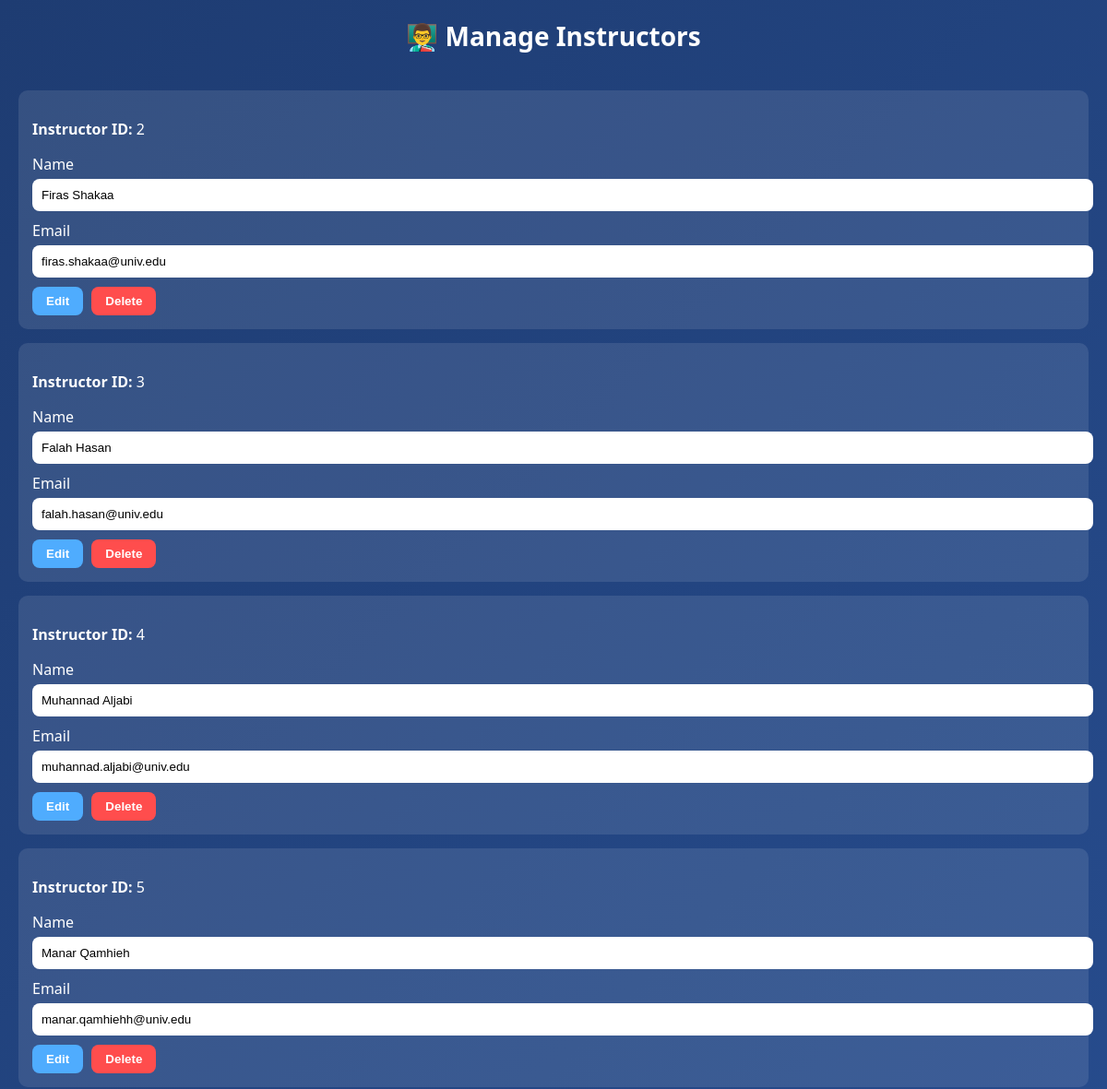
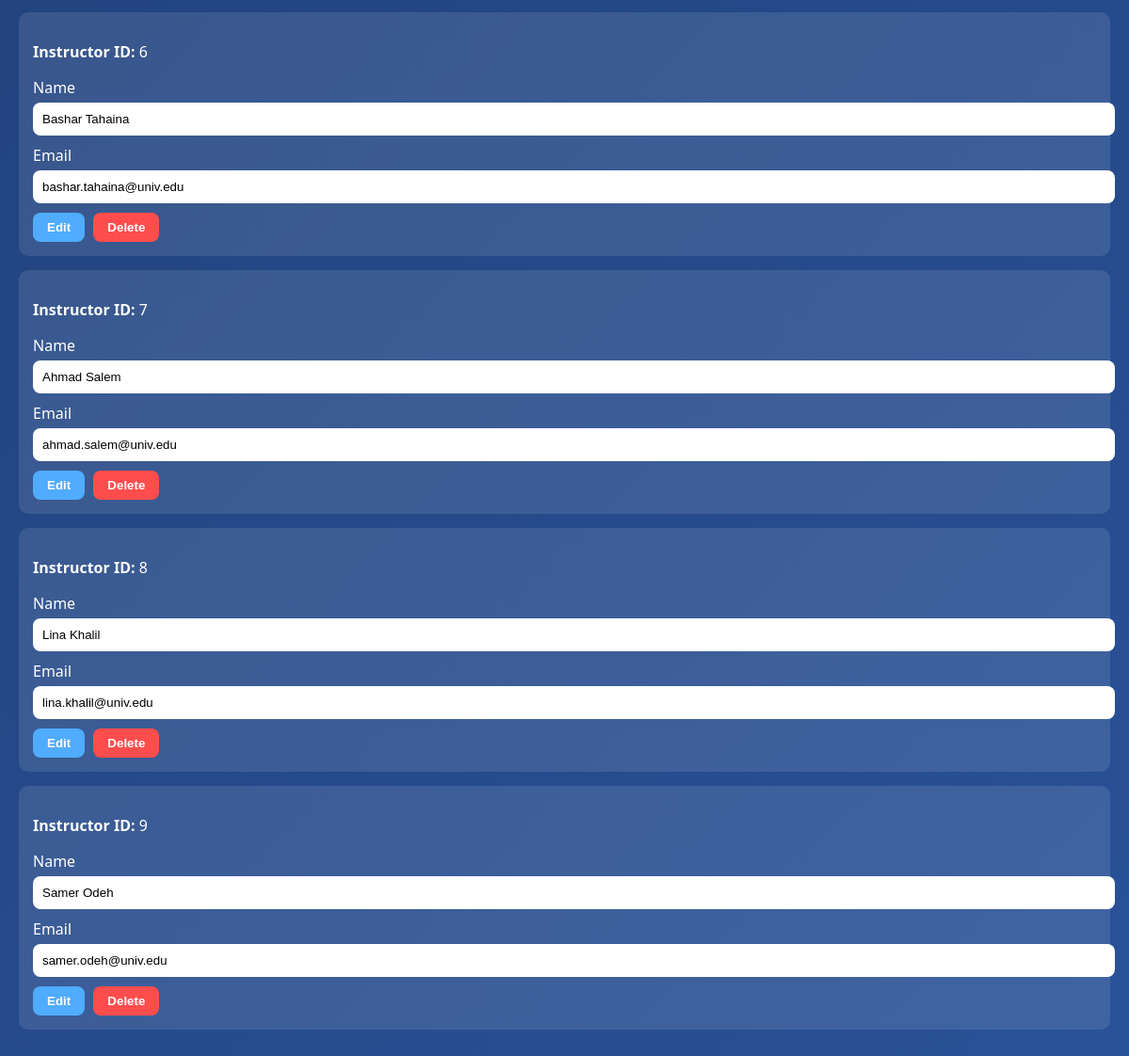
The page /manage-instructors.php on the database its author committed (2 pictures, top to bottom).
### tables this page shows
CREATE TABLE `instructor` (
  `instructor_id` int(11) NOT NULL AUTO_INCREMENT,
  `name` varchar(100) NOT NULL,
  `email` varchar(100) NOT NULL,
  `date_of_birth` date DEFAULT NULL,
  `address` varchar(255) DEFAULT NULL,
  `phone_number` varchar(20) DEFAULT NULL,
  `login_id` int(11) DEFAULT NULL,
  PRIMARY KEY (`instructor_id`),
  UNIQUE KEY `email` (`email`),
  UNIQUE KEY `phone_number` (`phone_number`),
  UNIQUE KEY `login_id` (`login_id`),
  CONSTRAINT `fk_instructor_login` FOREIGN KEY (`login_id`) REFERENCES `login` (`login_id`) ON DELETE SET NULL ON UPDATE CASCADE
);

### manage-instructors.php (the view, shortened to what this page needs)
<?php
$conn = new mysqli(
    "localhost",
    "root",
    "",
    "university_academic_support_system"
);
$sql = "SELECT instructor_id, name, email FROM instructor";
$result = $conn->query($sql);
?>
<!DOCTYPE html>
<html>
<head>
</head>
<body>
<div class="header">
    👨‍🏫 Manage Instructors
</div>
<div class="container">
<?php
if ($result->num_rows > 0) {
    while($row = $result->fetch_assoc()) {
?>
<div class="card">
<form method="POST">
    <p>
        <b>Instructor ID:</b>
        <?php echo $row['instructor_id']; ?>
    </p>
    <label>Name</label>
    <input
        type="text"
        name="name"
        value="<?php echo $row['name']; ?>"
    >
    <label>Email</label>
    <input
        type="email"
        name="email"
        value="<?php echo $row['email']; ?>"
    >
    <button type="submit" name="update">
        Edit
    </button>
    <a href="<?php echo $_SERVER['PHP_SELF']; ?>?delete=<?php echo $row['instructor_id']; ?>"
       onclick="return confirm('Delete this instructor?');">
        <button type="button" class="delete">
            Delete
        </button>
    </a>
</form>
</div>
<?php
    }
} else {
    echo "<p>No instructors found.</p>";
}
?>
</div>
</body>
</html>

### manage-instructors.php (style rules this page uses)
body { margin:0; font-family:Segoe UI; background:linear-gradient(135deg,#1e3c72,#2a5298); color:white; }
.header { text-align:center; padding:20px; font-size:28px; font-weight:bold; }
.container { padding:20px; }
.card { background:rgba(255,255,255,0.1); padding:15px; border-radius:10px; margin-bottom:15px; }
input { width:100%; padding:10px; margin-top:5px; margin-bottom:10px; border:none; border-radius:8px; }
button { padding:8px 15px; border:none; border-radius:8px; background:#4facfe; color:white; font-weight:bold; cursor:pointer; margin-right:5px; }
.delete { background:#ff4d4d; }

### rows shown on the page
instructor: instructor_id "2", name "Firas Shakaa", email "firas.shakaa@univ.edu"
instructor: instructor_id "3", name "Falah Hasan", email "falah.hasan@univ.edu"
instructor: instructor_id "4", name "Muhannad Aljabi", email "muhannad.aljabi@univ.edu"
instructor: instructor_id "5", name "Manar Qamhieh", email "manar.qamhiehh@univ.edu"
instructor: instructor_id "6", name "Bashar Tahaina", email "bashar.tahaina@univ.edu"
instructor: instructor_id "7", name "Ahmad Salem", email "ahmad.salem@univ.edu"
instructor: instructor_id "8", name "Lina Khalil", email "lina.khalil@univ.edu"
instructor: instructor_id "9", name "Samer Odeh", email "samer.odeh@univ.edu"
